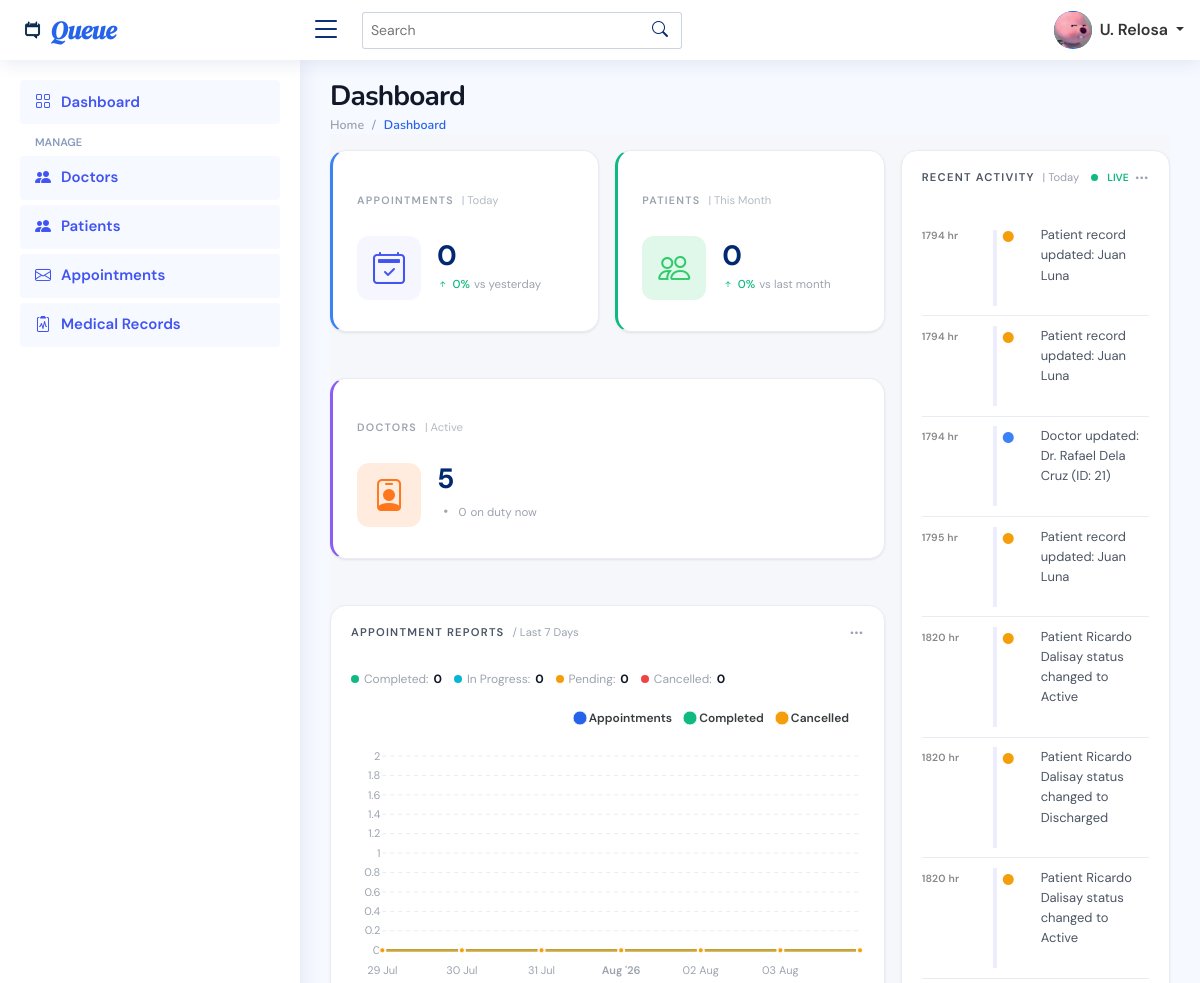
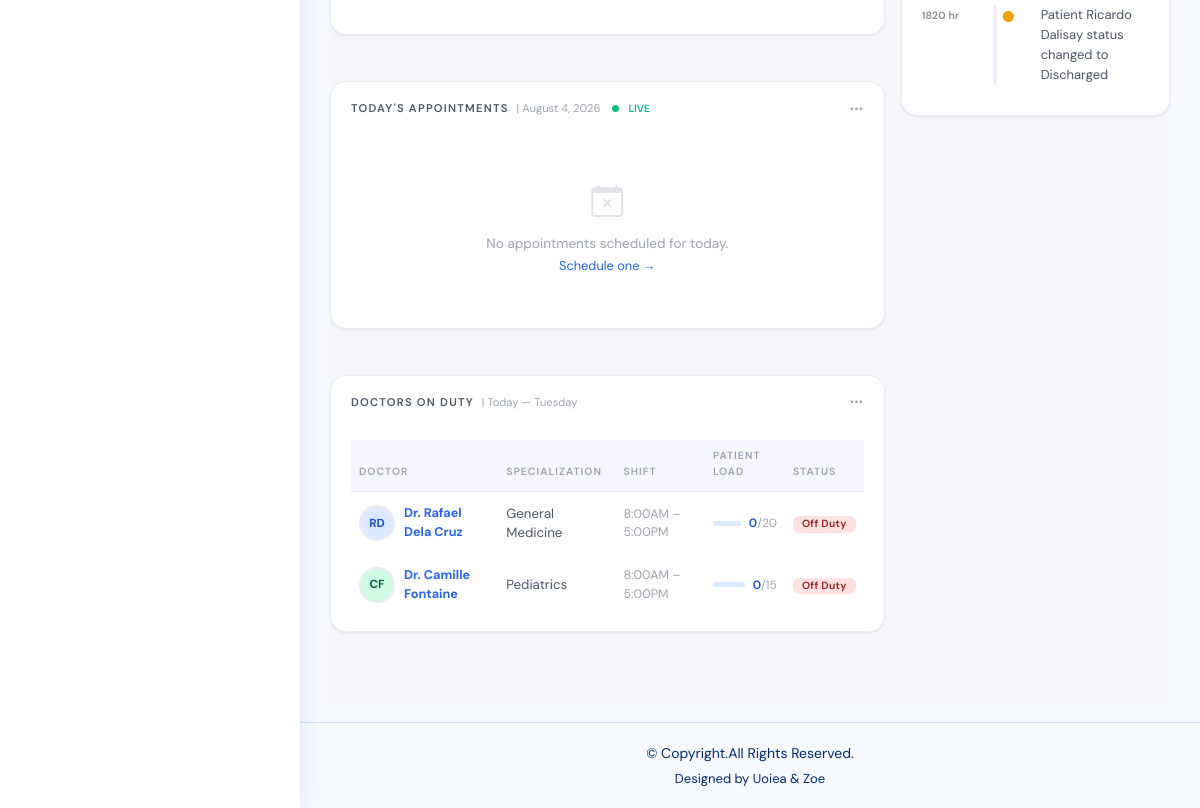
The app's page /public/admin/index (signed in) with its own data (2 pictures, top to bottom).
### tables this page shows
CREATE TABLE `doctors` (
  `id` int(11) NOT NULL,
  `doctorCode` varchar(20) DEFAULT NULL,
  `firstName` varchar(100) NOT NULL,
  `middleName` varchar(100) DEFAULT NULL,
  `lastName` varchar(100) NOT NULL,
  `gender` enum('Male','Female','Other') DEFAULT NULL,
  `dateOfBirth` date DEFAULT NULL,
  `specialization` varchar(100) DEFAULT NULL,
  `department` varchar(100) DEFAULT NULL,
  `contactNumber` varchar(20) DEFAULT NULL,
  `emailAddress` varchar(150) DEFAULT NULL,
  `address` text DEFAULT NULL,
  `employmentStatus` enum('Active','Inactive') NOT NULL DEFAULT 'Active',
  `status` enum('On Duty','Break','Off Duty') NOT NULL DEFAULT 'Off Duty',
  `patientCapacity` int(11) DEFAULT 20,
  `photoUrl` varchar(255) DEFAULT NULL,
  `prcLicenseNo` varchar(50) DEFAULT NULL,
  `yearsOfExperience` int(11) DEFAULT 0,
  `createdAt` timestamp NOT NULL DEFAULT current_timestamp(),
  `updatedAt` timestamp NOT NULL DEFAULT current_timestamp() ON UPDATE current_timestamp(),
  `notes` text DEFAULT NULL
);

CREATE TABLE `recentactivity` (
  `id` int(11) NOT NULL,
  `activityType` varchar(50) NOT NULL,
  `description` text NOT NULL,
  `referenceId` int(11) DEFAULT NULL,
  `referenceType` varchar(50) DEFAULT NULL,
  `createdAt` timestamp NOT NULL DEFAULT current_timestamp()
);

### public/admin/index.php (the view, shortened to what the rows shown need)
<?php
require_once('../../app/config/config.php');
require_once('../../app/models/DashboardModel.php');
$today     = date('Y-m-d');
$dashboard = new DashboardModel($conn);
$dashboard->updateOffDutyDoctors($today);
$dutyDoctors   = $dashboard->getDutyDoctors($today);
$activities    = $dashboard->getRecentActivity();
$avatarBgs    = ['#dbeafe', '#d1fae5', '#fef3c7', '#ede9fe', '#fce7f3', '#cffafe'];
$avatarColors = ['#1d4ed8', '#065f46', '#92400e', '#5b21b6', '#9d174d', '#155e75'];
include('./includes/header.php');
include('./includes/sidebar.php');
?>
<div class="pagetitle">
  <h1>Dashboard</h1>
</div>
<section class="section dashboard">
  <div class="row g-3">
    <div class="col-lg-8">
      <div class="row g-3">
        <div class="col-12">
          <div class="card top-selling overflow-auto">
            <div class="card-body pb-0">
              <?php if (empty($dutyDoctors)): ?>
                <div style="text-align:center;padding:2rem;color:var(--text-muted)">
                  <i class="bi bi-person-slash" style="font-size:2rem;display:block;margin-bottom:.5rem;opacity:.3"></i>
                  <p style="font-size:.85rem;margin:0">No doctors currently on duty.</p>
                  <a href="doctors" style="font-size:.8rem;color:var(--blue-600)">Manage doctors →</a>
                </div>
              <?php else: ?>
                <table class="table table-borderless">
                  <thead>
                    <tr>
                      <th>Doctor</th>
                      <th>Specialization</th>
                      <th>Shift</th>
                      <th>Patient Load</th>
                      <th>Status</th>
                    </tr>
                  </thead>
                  <tbody>
                    <?php foreach ($dutyDoctors as $i => $doc):
                      $bg = $avatarBgs[$i % count($avatarBgs)];
                      $col = $avatarColors[$i % count($avatarColors)];
                      $ini = strtoupper(substr($doc['firstName'], 0, 1) . substr($doc['lastName'], 0, 1));
                      $load = (int)$doc['currentLoad'];
                      $cap = (int)$doc['patientCapacity'] ?: 20;
                      $shift = ($doc['shiftStart'] && $doc['shiftEnd']) ? date('g:iA', strtotime($doc['shiftStart'])) . ' – ' . date('g:iA', strtotime($doc['shiftEnd'])) : 'All day';
                      $statusMap = ['On Duty' => 'bg-info', 'Break' => 'bg-warning', 'Off Duty' => 'bg-danger'];
                      $sCls = $statusMap[$doc['status']] ?? 'bg-secondary';
                    ?>
                      <tr>
                        <th scope="row">
                          <div style="display:flex;align-items:center;gap:9px">
                            <div class="doc-avatar-sm" style="background:<?= $bg ?>;color:<?= $col ?>"><?= $ini ?></div>
                            <a href="doctors" class="text-primary fw-bold">Dr. <?= htmlspecialchars($doc['firstName'] . ' ' . $doc['lastName']) ?></a>
                          </div>
                        </th>
                        <td><?= htmlspecialchars($doc['specialization']) ?></td>
                        <td style="font-size:.78rem;color:var(--text-muted)"><?= $shift ?></td>
                        <td>
                          <div class="duty-progress">
                            <div class="duty-bar">
                            </div>
                            <span class="duty-fraction"><span class="done"><?= $load ?></span><span class="total">/<?= $cap ?></span></span>
                          </div>
                        </td>
                        <td><span class="badge <?= $sCls ?>"><?= htmlspecialchars($doc['status']) ?></span></td>
                      </tr>
                    <?php endforeach; ?>
                  </tbody>
                </table>
              <?php endif; ?>
            </div>
          </div>
        </div>
      </div>
    </div>
    <div class="col-lg-4">
      <div class="card mb-3">
        <div class="card-body d-flex flex-column">
          <div class="activity flex-grow-1" id="activityFeed">
            <?php
            if (!empty($activities)):
              foreach ($activities as $act):
                $diff = time() - strtotime($act['createdAt']);
                $elapsed = $diff < 60 ? $diff . 's' : ($diff < 3600 ? round($diff / 60) . ' min' : round($diff / 3600) . ' hr');
                $type = strtolower($act['activityType'] ?? '');
                $color = 'var(--text-muted)';
                if (str_contains($type, 'appointment') && !str_contains($type, 'cancel')) $color = 'var(--green)';
                elseif (str_contains($type, 'cancel')) $color = 'var(--red)';
                elseif (str_contains($type, 'progress') || str_contains($type, 'update')) $color = 'var(--blue-500)';
                elseif (str_contains($type, 'record')) $color = 'var(--teal)';
                elseif (str_contains($type, 'patient') || str_contains($type, 'register')) $color = 'var(--amber)';
            ?>
                <div class="activity-item d-flex">
                  <div class="activite-label"><?= $elapsed ?></div>
                  <i class='bi bi-circle-fill activity-badge align-self-start' style="color:<?= $color ?>"></i>
                  <div class="activity-content"><?= htmlspecialchars($act['description']) ?></div>
                </div>
              <?php endforeach;
            else: ?>
              <div style="text-align:center;padding:1rem;color:var(--text-muted);font-size:.8rem">No activity today.</div>
            <?php endif; ?>
          </div>
        </div>
      </div>
    </div>
  </div>
</section>
<?php include('./includes/footer.php'); ?>

### records on screen
doctors: ini "RD", firstName+lastName "Rafael Dela Cruz", specialization "General Medicine", load "0", patientCapacity "20", status "Off Duty"
doctors: ini "CF", firstName+lastName "Camille Fontaine", specialization "Pediatrics", load "0", patientCapacity "15", status "Off Duty"
recentactivity: createdAt "1794 hr", description "Patient record updated: Juan Luna"
recentactivity: createdAt "1794 hr", description "Patient record updated: Juan Luna"
recentactivity: createdAt "1794 hr", description "Doctor updated: Dr. Rafael Dela Cruz (ID: 21)"
recentactivity: createdAt "1795 hr", description "Patient record updated: Juan Luna"
recentactivity: createdAt "1820 hr", description "Patient Ricardo Dalisay status changed to Active"
recentactivity: createdAt "1820 hr", description "Patient Ricardo Dalisay status changed to Discharged"
recentactivity: createdAt "1820 hr", description "Patient Ricardo Dalisay status changed to Active"
recentactivity: createdAt "1820 hr", description "Patient Ricardo Dalisay status changed to Discharged"

### other values on screen
$shortName "U. Relosa"
$apptToday "0"
abs($apptTrend) "0"
$patMonth "0"
abs($patTrend) "0"
$totalDoctors "5"
$onDutyNow "0"
$label "Completed"
$count "0"
$label "In Progress"
$label "Pending"
$label "Cancelled"
